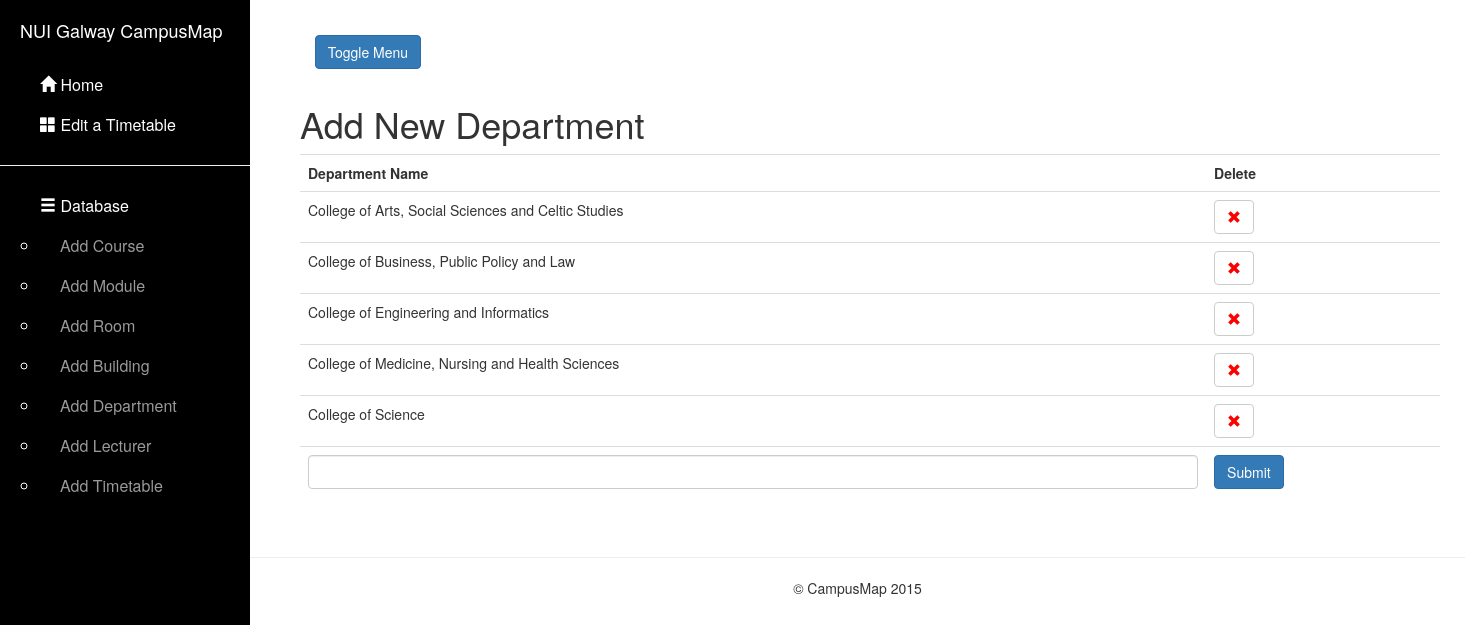
Page /department/ on the committed database.
### map/models.py (models this page shows, shortened)
class Department(models.Model):
    depName = models.CharField(max_length = 70, primary_key=True)

### map/views.py (the view)
# urls.py: url(r'^department/$', 'department'),
def department(request):
    query_results = Department.objects.all().order_by('depName')
    if request.method == 'GET':
        message = request.GET.get('message')
        if message == 'delete':
            record = request.GET.get('toDelete')
            Department.objects.filter(depName=record).delete()
    if request.method == 'POST': # If the form has been submitted...
        form = DepartmentForm(request.POST) # A form bound to the POST data
        if form.is_valid(): # All validation rules pass
            save_it = form.save()
            save_it.save()
            return HttpResponseRedirect('/department/') # Redirect after POST
    else:
        form = DepartmentForm() # An unbound form
    return render_to_response('dbstuff/adddepartment.html', locals(),context_instance=RequestContext(request))

### map/forms.py
class DepartmentForm(forms.ModelForm):
    depName = forms.CharField(max_length = 50,label = mark_safe('<strong>Department Name</strong>'))
    class Meta:
        model = Department
        fields = "__all__"

### CampusMap/templates/dbstuff/adddepartment.html (shortened to what this page needs)
{% extends "base.html" %}
{% block content %}
    <div class="container">
        <h1>Add New Department</h1>
        <table class="table" id="test">
            <tr>
                <th>Department Name</th>
                <th>Delete</th>
            </tr>
            {% for item in query_results %}
                <tr>
                    <td>{{  item.depName }}</td>
                    <td>
                        <button type="submit" onclick="getRecordDetails('department')" class="btn btn-default" aria-label="Left Align" style="color: red">
                            <span class="glyphicon glyphicon-remove" aria-hidden="true"></span>
                        </button>
                    </td>
                </tr>
            {% endfor %}
            <tr>
                <form class="form-contact" action="" method="POST">
                    {% for field in form %}
                        <td>
                            <input type="text" class="form-control" name="{{ field.name }}" id="id_{{ field.name }}">
                        </td>
                    {% endfor %}
                    <td><input type="submit" value="Submit"  class="btn btn-primary">
                    </td>
                </form>
        </table>
    </div>
{%  endblock %}

### rows in the picture
Department: depName "College of Arts, Social Sciences and Celtic Studies"
Department: depName "College of Business, Public Policy and Law"
Department: depName "College of Engineering and Informatics"
Department: depName "College of Medicine, Nursing and Health Sciences"
Department: depName "College of Science"
